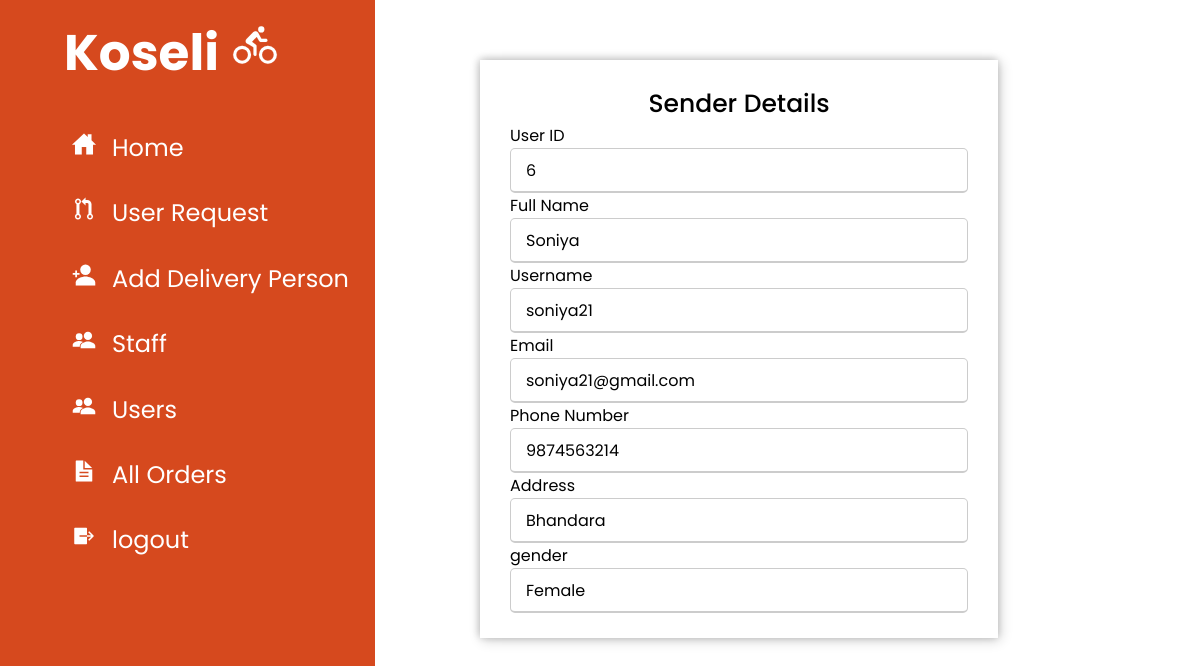
Page /admin/?r=sender&uid=6 (signed in) on the committed database.
### tables this page shows
CREATE TABLE `user` (
  `id` int(11) NOT NULL,
  `name` varchar(20) NOT NULL,
  `username` varchar(20) NOT NULL,
  `password` varchar(20) NOT NULL,
  `email` varchar(30) NOT NULL,
  `phone` varchar(10) NOT NULL,
  `address` varchar(20) NOT NULL,
  `gender` varchar(6) NOT NULL
);

### admin/model/dbmodel.php (called while the page is built, shortened)
<?php
function db_connect() {
    $db['host'] = "localhost";
    $db['username'] = "root";
    $db['password'] = "";
    $db['db_name'] = "koseli";
    $conn = new mysqli($db['host'], $db['username'], $db['password'], $db['db_name']);
    return $conn;
}
function sender($id)
{
$conn = db_connect();
$sql = "SELECT * from user where id='$id'";
$result = $conn->query($sql);
if($result)
{
    return $result;
}
else
{
    return false;
}
}
?>

### admin/view/sender.php (the view, shortened to what this page needs)
<!DOCTYPE html>
<html lang="en" dir="ltr">
<head>
    <link rel="stylesheet" type="text/css">
</head>
<body>
    <div class="container">
        <div class="title">Sender Details</div>
        <div class="content">
            <?php
        if($sender){
            while ($row = $sender->fetch_assoc()) {
        ?>
                <div class="user-details">
                <div class="input-box">
                        <span class="details">User ID</span>
                        <input type="text" name="name" value=<?php echo $row['id'] ?> readonly>
                    </div>
                    <div class="input-box">
                        <span class="details">Full Name</span>
                        <input type="text" name="name" value=<?php echo $row['name'] ?> readonly>
                    </div>
                    <div class="input-box">
                        <span class="details">Username</span>
                        <input type="text" name="username" value=<?php echo $row['username'] ?> readonly>
                    </div>
                    <div class="input-box">
                        <span class="details">Email</span>
                        <input type="text" name="email" value=<?php echo $row['email'] ?> readonly>
                    </div>
                    <div class="input-box">
                        <span class="details">Phone Number</span>
                        <input type="text" name="phone" value=<?php echo $row['phone'] ?> readonly>
                    </div>
                    <div class="input-box">
                        <span class="details">Address</span>
                        <input type="text" name="address" value=<?php echo $row['address'] ?> readonly>
                    </div>
                    <div class="input-box">
                        <span class="details">gender</span>
                        <input type="text" name="address" value=<?php echo $row['gender'] ?> readonly>
                    </div>
                    </div>
       <?php }} ?>
        </div>
    </div>

### admin/resources/style.css (style rules this page uses)
:root { --main-color: #d6491e; --color-dark: #1d2231; --text-color: #d6491e; }
* { margin: 0; box-sizing: border-box; list-style-type: none; text-decoration: none; font-family: 'Poppins', sans-serif; }

### admin/view/sender.php (style rules this page uses)
* { box-sizing: border-box; font-family: 'Poppins', sans-serif; }
body { height: 100vh; position: fixed; justify-content: center; align-items: center; padding: 60px; margin-left: 35%; }
.container { position: relative; max-width: 700px; width: 100%; background-color: #fff; padding: 25px 30px; box-shadow: 2px 2px 12px rgba(0, 0, 0, 0.2), -1px -1px 8px rgba(0, 0, 0, 0.2); }
.container .title { font-size: 25px; font-weight: 500; position: relative; text-align: center; }
.user-details .input-box input { height: 45px; width: 100%; outline: none; font-size: 16px; border-radius: 5px; padding-left: 15px; border: 1px solid #ccc; border-bottom-width: 2px; transition: all 0.3s ease; }

### rows in the picture
user: name "6", username "soniya21", email "soniya21@gmail.com", phone "9874563214", address "Bhandara", address "Female"
